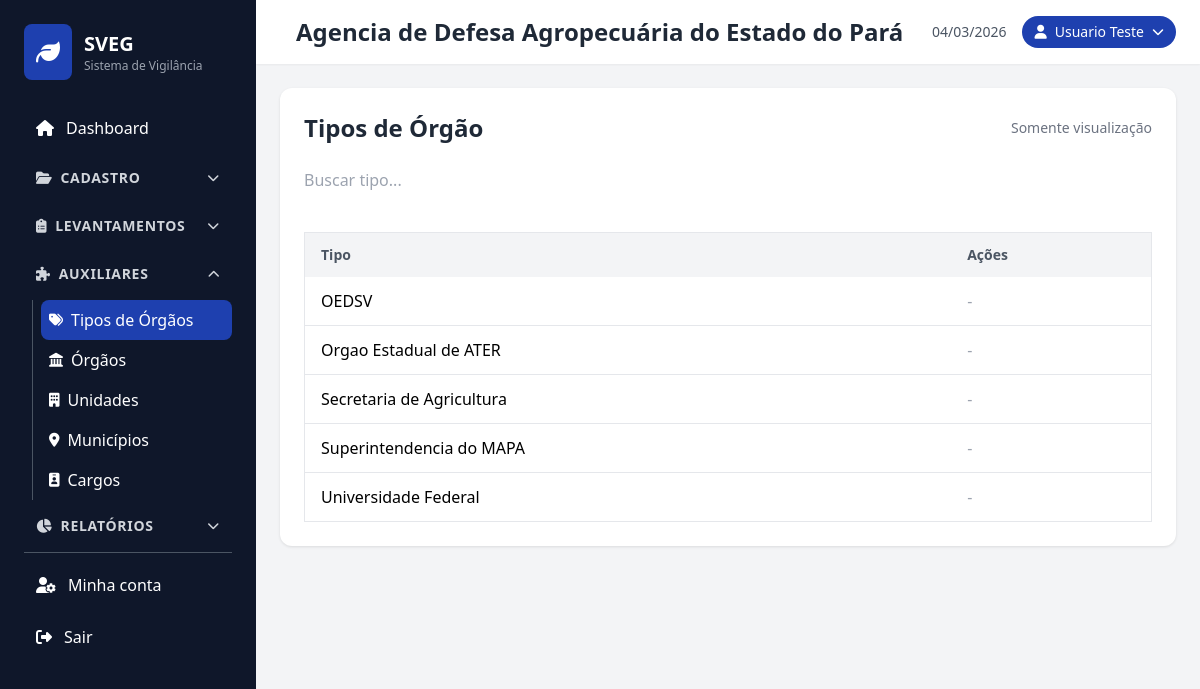
The app's page /orgaos_tipos/index.php (signed in) with its own data.
### tables this page shows
CREATE TABLE `orgaos_tipos` (
  `id` char(36) NOT NULL,
  `tipo` varchar(100) NOT NULL,
  `criado_em` timestamp NOT NULL DEFAULT CURRENT_TIMESTAMP,
  `atualizado_em` timestamp NOT NULL DEFAULT CURRENT_TIMESTAMP ON UPDATE CURRENT_TIMESTAMP
);

### includes/auth.php (called while the page is built, shortened)
<?php
function getLoggedUser() {
    return $_SESSION['user'] ?? null;
}
function isAdmin() {
    $u = getLoggedUser();
    return $u && !empty($u['priv_admin']);
}

### orgaos_tipos/index.php (the view, shortened to what this page needs)
<?php
require_once '../includes/auth.php';
include '../includes/header.php';
$canEdit = isAdmin();
$database = new Database();
$db = $database->getConnection();
$stmt = $db->query("SELECT * FROM orgaos_tipos ORDER BY tipo ASC");
$tipos = $stmt->fetchAll(PDO::FETCH_ASSOC);
?>
<div class="card">
    <div class="flex justify-between items-center mb-6">
        <h2 class="text-2xl font-bold text-gray-800">Tipos de Órgão</h2>
        <?php if ($canEdit): ?>
        <a href="create.php" class="btn-primary">
            <i class="fas fa-plus mr-2"></i>Novo Tipo
        </a>
        <?php else: ?>
        <span class="text-sm text-gray-500">Somente visualização</span>
        <?php endif; ?>
    </div>
    <div class="mb-4">
        <input type="text" id="search" placeholder="Buscar tipo..." class="form-group w-full">
    </div>
    <div class="table-container">
        <table class="min-w-full bg-white border border-gray-200">
            <thead>
                <tr class="bg-gray-100">
                    <th class="py-3 px-4 text-left text-sm font-semibold text-gray-600">Tipo</th>
                    <th class="py-3 px-4 text-left text-sm font-semibold text-gray-600">Ações</th>
                </tr>
            </thead>
            <tbody id="tipos-table">
                <?php foreach ($tipos as $tipo): ?>
                <tr class="border-b hover:bg-gray-50 tipo-row" data-search="<?php echo strtolower(htmlspecialchars($tipo['tipo'])); ?>">
                    <td class="py-3 px-4 font-medium"><?php echo htmlspecialchars($tipo['tipo']); ?></td>
                    <td class="py-3 px-4">
                        <?php if ($canEdit): ?>
                        <a href="view.php?id=<?php echo htmlspecialchars($tipo['id']); ?>" class="text-gray-600 hover:text-gray-800 mr-3" title="Visualizar">
                            <i class="fas fa-eye"></i>
                        </a>
                        <a href="edit.php?id=<?php echo htmlspecialchars($tipo['id']); ?>" class="text-blue-600 hover:text-blue-800 mr-3" title="Editar">
                            <i class="fas fa-edit"></i>
                        </a>
                        <a href="delete.php?id=<?php echo htmlspecialchars($tipo['id']); ?>" class="text-red-600 hover:text-red-800" title="Excluir" onclick="return confirm('Tem certeza que deseja excluir este tipo? Órgãos vinculados podem ser afetados.')">
                            <i class="fas fa-trash"></i>
                        </a>
                        <?php else: ?>
                        <span class="text-gray-400">-</span>
                        <?php endif; ?>
                    </td>
                </tr>
                <?php endforeach; ?>
            </tbody>
        </table>
    </div>
</div>
<?php include '../includes/footer.php'; ?>

### css/style.css (style rules this page uses)
body { font-family: 'Segoe UI', Tahoma, Geneva, Verdana, sans-serif; }
.table-container { overflow-x: auto; }
.form-group { margin-bottom: 1.5rem; }
.card { background: white; border-radius: 12px; box-shadow: 0 1px 3px rgba(0, 0, 0, 0.1); padding: 1.5rem; margin-bottom: 1.5rem; }

### records on screen
orgaos_tipos: tipo "OEDSV"
orgaos_tipos: tipo "Orgao Estadual de ATER"
orgaos_tipos: tipo "Secretaria de Agricultura"
orgaos_tipos: tipo "Superintendencia do MAPA"
orgaos_tipos: tipo "Universidade Federal"

### other values on screen
$u['orgao_nome'] "Agencia de Defesa Agropecuária do Estado do Pará"
$user['name'] "Usuario Teste"
